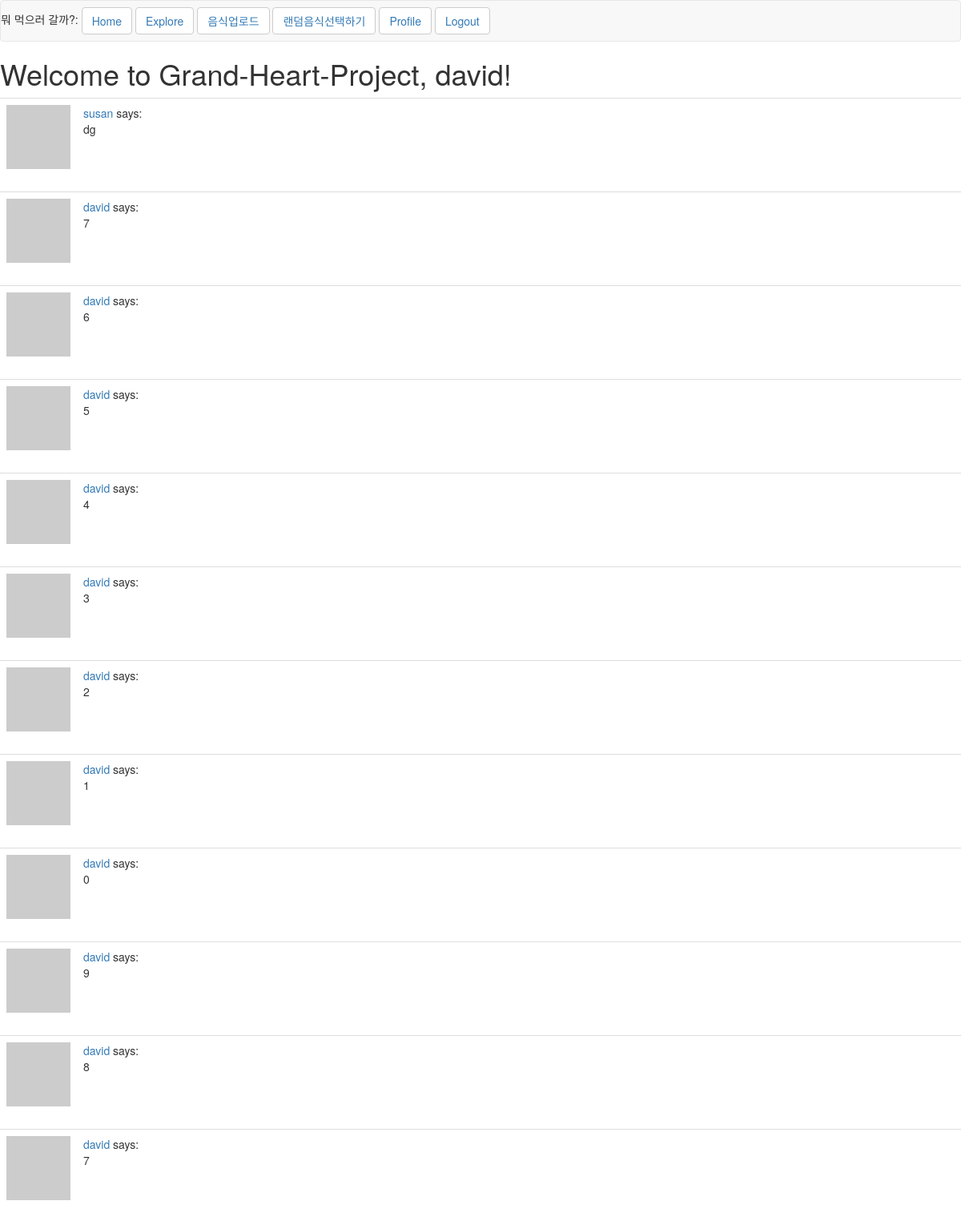
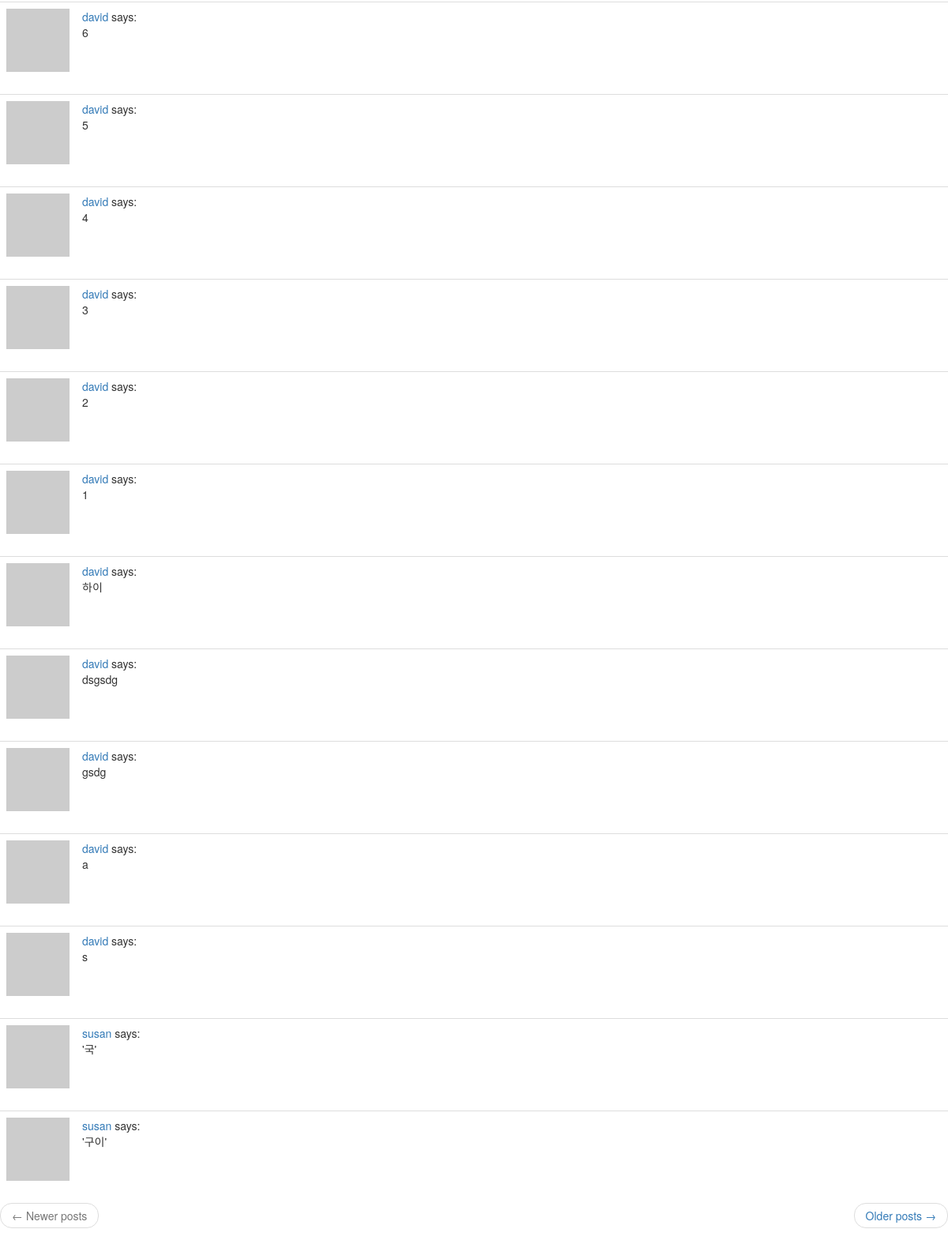
The app's page /explore (signed in), older data (2 pictures, top to bottom).
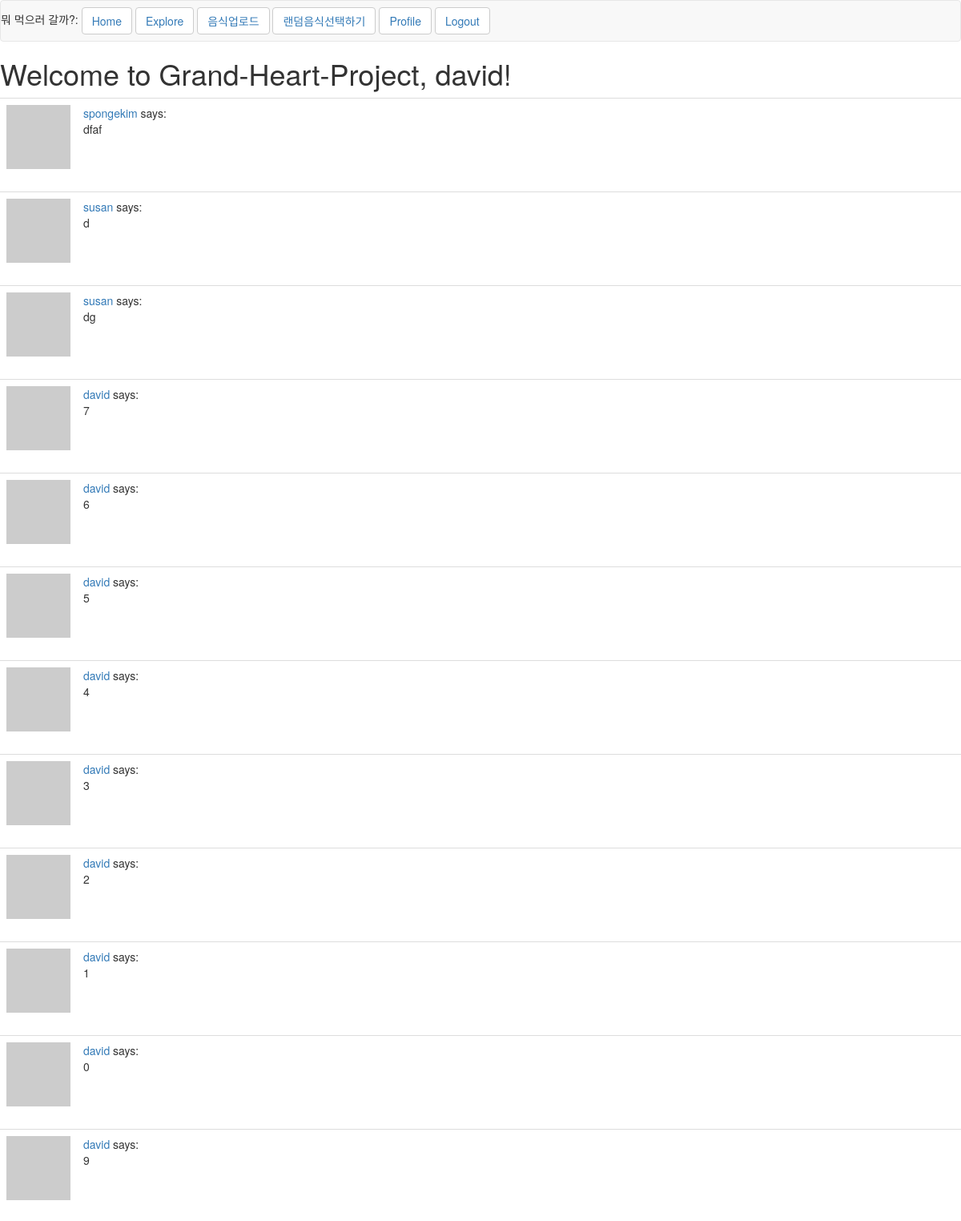
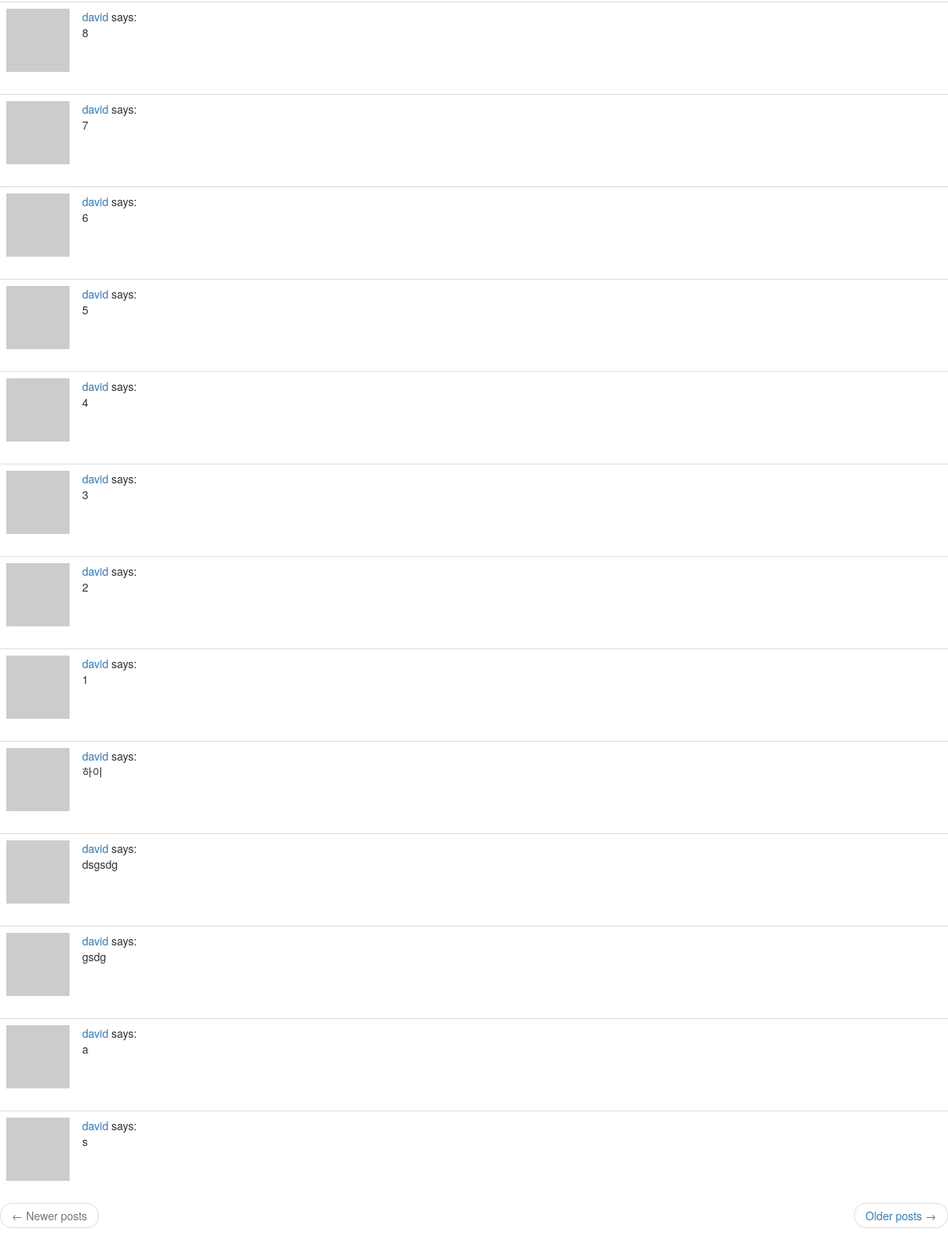
The same page, newer data (2 pictures, top to bottom).
### app/models.py (models this page shows, shortened)
class Post(db.Model):
    id = db.Column(db.Integer, primary_key=True)
    body = db.Column(db.String(140))
    timestamp = db.Column(db.DateTime, index=True, default=datetime.utcnow)
    user_id = db.Column(db.Integer, db.ForeignKey('user.id'))

class User(UserMixin, db.Model):
    id = db.Column(db.Integer, primary_key=True)
    username = db.Column(db.String(64), index=True, unique=True)
    email = db.Column(db.String(120), index=True, unique=True)
    password_hash = db.Column(db.String(128))
    posts = db.relationship('Post', backref='author', lazy='dynamic')
    about_me = db.Column(db.String(140))
    last_seen = db.Column(db.DateTime, default=datetime.utcnow)
    followed = db.relationship(
        'User', secondary=followers,
        primaryjoin=(followers.c.follower_id == id),
        secondaryjoin=(followers.c.followed_id == id),
        backref=db.backref('followers', lazy='dynamic'), lazy='dynamic')
    friends = db.relationship("User",#친구 추가 기능
                secondary=association_table,#
                backref='added_by',#
                primaryjoin=id == association_table.c.user_id,#
                secondaryjoin=id == association_table.c.friend_id)#
    def avatar(self, size):
        digest = md5(self.email.lower().encode('utf-8')).hexdigest()
        return 'https://www.gravatar.com/avatar/{}?d=identicon&s={}'.format(
            digest, size)

### app/routes.py (the view)
@app.route('/explore')
@login_required
def explore():
   page = request.args.get('page', 1, type=int)
   posts = Post.query.order_by(Post.timestamp.desc()).paginate(
       page, app.config['POSTS_PER_PAGE'], False)
   next_url = url_for('explore', page=posts.next_num) \
       if posts.has_next else None
   prev_url = url_for('explore', page=posts.prev_num) \
       if posts.has_prev else None
   return render_template("index.html", title='Explore', posts=posts.items,
                         next_url=next_url, prev_url=prev_url)

### app/models.py (called while the page is built)
@login.user_loader
def load_user(id):
    return User.query.get(int(id))

### app/routes.py (called while the page is built)
@app.before_request
def before_request():
    if current_user.is_authenticated:
        current_user.last_seen = datetime.utcnow()
        db.session.commit()

### app/templates/index.html (shortened to what this page needs)
{% extends "base.html" %}
{% block content %}
    <h1>Welcome to Grand-Heart-Project, {{ current_user.username }}!</h1>
    {% for post in posts %}
        {% include '_post.html' %}
    {% endfor %}
    <nav aria-label="...">
        <ul class="pager">
            <li class="previous{% if not prev_url %} disabled{% endif %}">
                <a href="{{ prev_url or '#' }}">
                    <span aria-hidden="true">&larr;</span> Newer posts
                </a>
            </li>
            <li class="next{% if not next_url %} disabled{% endif %}">
                <a href="{{ next_url or '#' }}">
                    Older posts <span aria-hidden="true">&rarr;</span>
                </a>
            </li>
        </ul>
    </nav>
{% endblock %}

### app/templates/_post.html
<table class="table table-hover">
    <tr>
        <td width="70px">
            <a href="{{ url_for('user', username=post.author.username) }}">
                <img src="{{ post.author.avatar(70) }}" />
            </a>
        </td>
        <td>
            <a href="{{ url_for('user', username=post.author.username) }}">
                {{ post.author.username }}
            </a>
            says:
            <br>
            {{ post.body }}
        </td>
    </tr>
</table>

Row changes from the older to the newer data that the page shows:
no longer on this page (row unchanged): Post: author.username "susan", body "'국'"
no longer on this page (row unchanged): Post: author.username "susan", body "'구이'"
added Post: author.username "spongekim", body "dfaf"
added Post: author.username "susan", body "d"
